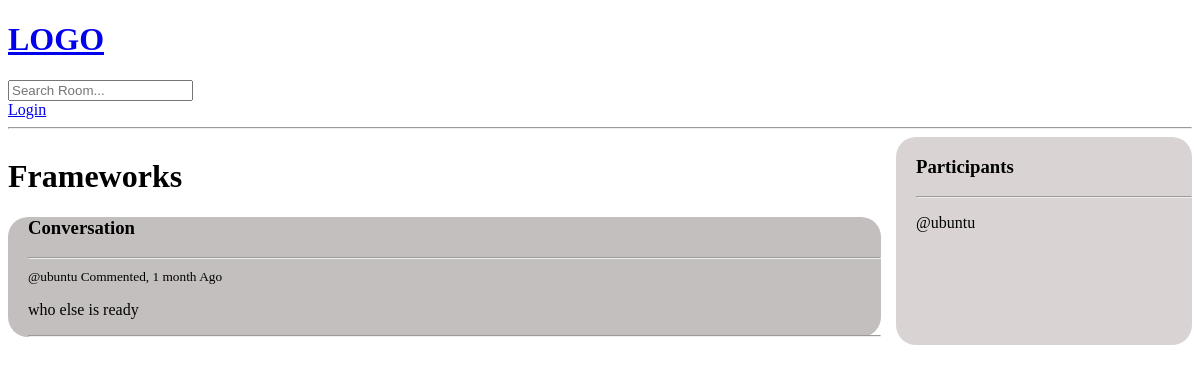
Page /room/6/ on the committed database.
### webflow/models.py (models this page shows, shortened)
class Room(models.Model):
    host = models.ForeignKey(User, on_delete=models.SET_NULL, null=True)
    topic = models.ForeignKey(Topic, on_delete=models.SET_NULL, null=True) #null=true allows this field to null in the db
    name = models.CharField(max_length=200)
    description = models.TextField(null=True, blank=True)
    participants = models.ManyToManyField(User, related_name='participants', blank=True)
    updated = models.DateTimeField(auto_now=True)
    created = models.DateTimeField(auto_now_add=True)
    class Meta:
        ordering = ['-updated', '-created'] #makes the last updated item to be first e.g last comments are always seem first above old ones

class Message(models.Model):
    user = models.ForeignKey(User, on_delete=models.CASCADE)
    room = models.ForeignKey(Room, on_delete=models.CASCADE) #here we are just setting relationship#(Room is the parent name) this establishes the relationship in db and thats how we know is connected to what
    body = models.TextField()
    updated = models.DateTimeField(auto_now=True)
    created = models.DateTimeField(auto_now_add=True)

### webflow/views.py (the view, shortened to what this page needs)
# urls.py: path('room/<str:pk>/', views.room, name="room"),   #<str:pk> room id(primary key) is being passed to the url as a string
def room(request, pk): # pk is a dynamic value that can be typed on the url
    room = Room.objects.get(id=pk)
    room_messages = room.message_set.all().order_by('-created') #quering is child object of a specific room, {message_set} message=model name and a set of all messages
    participants = room.participants.all()
    context = {'room': room, 'room_messages': room_messages, 'participants':participants}
    return render(request, 'webflow/room.html',context)

### webflow/templates/webflow/room.html (shortened to what this page needs)
 {%extends 'main.html'%} {%block content%}
<div class="room-container">
    <div>
        <h1>{{room.name}}</h1>
        <div class="comment-wrapper">
            <h3>Conversation</h3>
            <hr> {% for message in room_messages %}
            <div>
                <small>@{{message.user}} Commented, {{message.created | timesince}} Ago</small>
                <p>{{message.body}}</p>
                <hr>
            </div>
            {% endfor %}
        </div>
    </div>
    <div class="participant-section">
        <h3>Participants</h3>
        <hr> {% for participant in participants %}
        <div>
            <p>@{{participant.username}} </p>
        </div>
        {% endfor %}
    </div>
</div>
{%endblock content%}

### webflow/templates/webflow/room.html (style rules this page uses)
.room-container { display: grid; grid-template-columns: 3fr 1fr; }
.comment-wrapper { margin-right: 15px; background-color: rgb(196, 191, 191); border-radius: 20px; padding-left: 20px; }
.participant-section { background-color: rgb(218, 211, 211); border-radius: 20px; padding-left: 20px; }

### rows in the picture
Room: name "Frameworks"
Message: user "ubuntu", created "1 month", body "who else is ready"

### other values in the picture
{{ participant.username }} "ubuntu"
